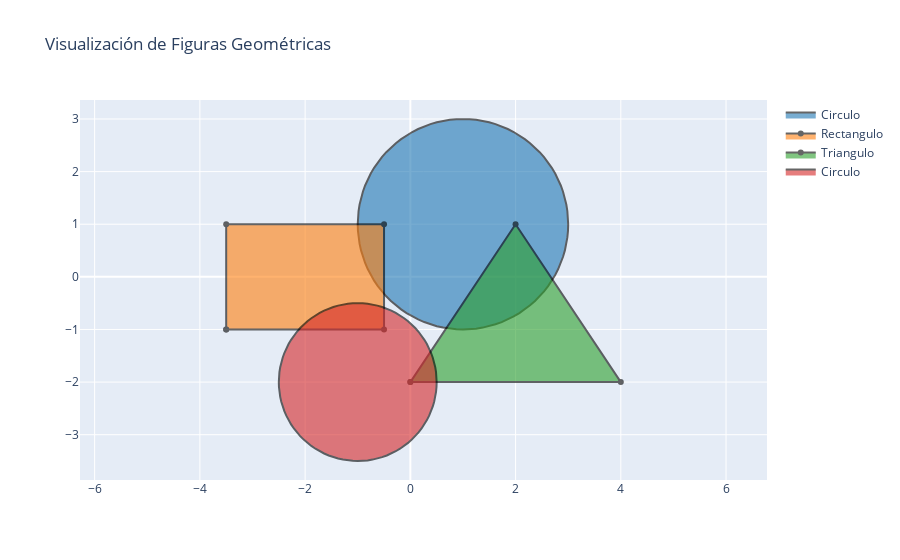

The cell this chart's notebook holds for it:
### Code cell
from dataclasses import dataclass
from math import pi, cos, sin, sqrt
import plotly.graph_objects as go
from typing import List, Tuple

@dataclass
class Circulo:
    radio: float
    color: str = "blue"
    centro: Tuple[float, float] = (0, 0)

@dataclass
class Rectangulo:
    ancho: float
    alto: float
    color: str = "red"
    centro: Tuple[float, float] = (0, 0)

@dataclass
class Triangulo:
    base: float
    altura: float
    color: str = "green"
    centro: Tuple[float, float] = (0, 0)

def generar_puntos(figura):
    match figura:
        case Circulo(radio=r, color=c, centro=(cx, cy)):
            theta = [i * 2 * pi / 100 for i in range(101)]
            x = [cx + r * cos(t) for t in theta]
            y = [cy + r * sin(t) for t in theta]
            return x, y, c
            
        case Rectangulo(ancho=a, alto=h, color=c, centro=(cx, cy)):
            x = [cx - a/2, cx + a/2, cx + a/2, cx - a/2, cx - a/2]
            y = [cy - h/2, cy - h/2, cy + h/2, cy + h/2, cy - h/2]
            return x, y, c
            
        case Triangulo(base=b, altura=alt, color=c, centro=(cx, cy)):
            x = [cx - b/2, cx, cx + b/2, cx - b/2]
            y = [cy - alt/3, cy + 2*alt/3, cy - alt/3, cy - alt/3]
            return x, y, c
            
        case _:
            raise ValueError("Figura no reconocida")

def visualizar_figuras(figuras: List):
    fig = go.Figure()
    
    for figura in figuras:
        match figura:
            case Circulo() | Rectangulo() | Triangulo():
                x, y, color = generar_puntos(figura)
                fig.add_trace(go.Scatter(
                    x=x, y=y,
                    fill="toself",
                    fillcolor=color,
                    line=dict(color="black"),
                    name=type(figura).__name__,
                    opacity=0.6
                ))
            case _:
                print(f"Figura {figura} no soportada para visualización")
    
 
    fig.update_layout(
        title="Visualización de Figuras Geométricas",
        xaxis=dict(scaleanchor="y", scaleratio=1),
        yaxis=dict(scaleanchor="x", scaleratio=1),
        showlegend=True
    )
    
    fig.show()


figuras = [
    Circulo(2, "#1f77b4", (1, 1)),         # azul
    Rectangulo(3, 2, "#ff7f0e", (-2, 0)),  # naranja
    Triangulo(4, 3, "#2ca02c", (2, -1)),   # verde
    Circulo(1.5, "#d62728", (-1, -2))      # rojo
]

visualizar_figuras(figuras)

### Figure 1 — Plotly figure (JSON) as saved in the notebook; plotly's stock layout.template omitted (floating-point values rounded to 4 significant figures)
{"data": [{"fill": "toself", "fillcolor": "#1f77b4", "line": {"color": "black"}, "name": "Circulo", "opacity": 0.6, "type": "scatter", "x": [3, 2.996, 2.984, 2.965, 2.937, 2.902, 2.86, 2.81, 2.753, 2.689, 2.618, 2.541, 2.458, 2.369, 2.275, 2.176, 2.072, 1.964, 1.852, 1.736, 1.618, 1.497, 1.375, 1.251, 1.126, 1.0, 0.8744, 0.7493, 0.6252, 0.5026, 0.382, 0.2638, 0.1484, 0.03649, -0.07165, -0.1756, -0.2748, -0.3691, -0.4579, -0.541, -0.618, -0.6887, -0.7526, -0.8097, -0.8596, -0.9021, -0.9372, -0.9646, -0.9842, -0.9961, -1, -0.9961, -0.9842, -0.9646, -0.9372, -0.9021, -0.8596, -0.8097, -0.7526, -0.6887, -0.618, -0.541, -0.4579, -0.3691, -0.2748, -0.1756, -0.07165, 0.03649, 0.1484, 0.2638, 0.382, 0.5026, 0.6252, 0.7493, 0.8744, 1.0, 1.126, 1.251, 1.375, 1.497, 1.618, 1.736, 1.852, 1.964, 2.072, 2.176, 2.275, 2.369, 2.458, 2.541, 2.618, 2.689, 2.753, 2.81, 2.86, 2.902, 2.937, 2.965, 2.984, 2.996, 3], "y": [1, 1.126, 1.251, 1.375, 1.497, 1.618, 1.736, 1.852, 1.964, 2.072, 2.176, 2.275, 2.369, 2.458, 2.541, 2.618, 2.689, 2.753, 2.81, 2.86, 2.902, 2.937, 2.965, 2.984, 2.996, 3, 2.996, 2.984, 2.965, 2.937, 2.902, 2.86, 2.81, 2.753, 2.689, 2.618, 2.541, 2.458, 2.369, 2.275, 2.176, 2.072, 1.964, 1.852, 1.736, 1.618, 1.497, 1.375, 1.251, 1.126, 1.0, 0.8744, 0.7493, 0.6252, 0.5026, 0.382, 0.2638, 0.1484, 0.03649, -0.07165, -0.1756, -0.2748, -0.3691, -0.4579, -0.541, -0.618, -0.6887, -0.7526, -0.8097, -0.8596, -0.9021, -0.9372, -0.9646, -0.9842, -0.9961, -1, -0.9961, -0.9842, -0.9646, -0.9372, -0.9021, -0.8596, -0.8097, -0.7526, -0.6887, -0.618, -0.541, -0.4579, -0.3691, -0.2748, -0.1756, -0.07165, 0.03649, 0.1484, 0.2638, 0.382, 0.5026, 0.6252, 0.7493, 0.8744, 1.0]}, {"fill": "toself", "fillcolor": "#ff7f0e", "line": {"color": "black"}, "name": "Rectangulo", "opacity": 0.6, "type": "scatter", "x": [-3.5, -0.5, -0.5, -3.5, -3.5], "y": [-1, -1, 1, 1, -1]}, {"fill": "toself", "fillcolor": "#2ca02c", "line": {"color": "black"}, "name": "Triangulo", "opacity": 0.6, "type": "scatter", "x": [0, 2, 4, 0], "y": [-2, 1, -2, -2]}, {"fill": "toself", "fillcolor": "#d62728", "line": {"color": "black"}, "name": "Circulo", "opacity": 0.6, "type": "scatter", "x": [0.5, 0.497, 0.4882, 0.4734, 0.4529, 0.4266, 0.3947, 0.3572, 0.3145, 0.2665, 0.2135, 0.1558, 0.09345, 0.02682, -0.04386, -0.1183, -0.1963, -0.2774, -0.3613, -0.4478, -0.5365, -0.627, -0.7189, -0.812, -0.9058, -1.0, -1.094, -1.188, -1.281, -1.373, -1.464, -1.552, -1.639, -1.723, -1.804, -1.882, -1.956, -2.027, -2.093, -2.156, -2.214, -2.266, -2.314, -2.357, -2.395, -2.427, -2.453, -2.473, -2.488, -2.497, -2.5, -2.497, -2.488, -2.473, -2.453, -2.427, -2.395, -2.357, -2.314, -2.266, -2.214, -2.156, -2.093, -2.027, -1.956, -1.882, -1.804, -1.723, -1.639, -1.552, -1.464, -1.373, -1.281, -1.188, -1.094, -1.0, -0.9058, -0.812, -0.7189, -0.627, -0.5365, -0.4478, -0.3613, -0.2774, -0.1963, -0.1183, -0.04386, 0.02682, 0.09345, 0.1558, 0.2135, 0.2665, 0.3145, 0.3572, 0.3947, 0.4266, 0.4529, 0.4734, 0.4882, 0.497, 0.5], "y": [-2, -1.906, -1.812, -1.719, -1.627, -1.536, -1.448, -1.361, -1.277, -1.196, -1.118, -1.044, -0.9732, -0.9065, -0.8442, -0.7865, -0.7335, -0.6855, -0.6428, -0.6053, -0.5734, -0.5471, -0.5266, -0.5118, -0.503, -0.5, -0.503, -0.5118, -0.5266, -0.5471, -0.5734, -0.6053, -0.6428, -0.6855, -0.7335, -0.7865, -0.8442, -0.9065, -0.9732, -1.044, -1.118, -1.196, -1.277, -1.361, -1.448, -1.536, -1.627, -1.719, -1.812, -1.906, -2.0, -2.094, -2.188, -2.281, -2.373, -2.464, -2.552, -2.639, -2.723, -2.804, -2.882, -2.956, -3.027, -3.093, -3.156, -3.214, -3.266, -3.314, -3.357, -3.395, -3.427, -3.453, -3.473, -3.488, -3.497, -3.5, -3.497, -3.488, -3.473, -3.453, -3.427, -3.395, -3.357, -3.314, -3.266, -3.214, -3.156, -3.093, -3.027, -2.956, -2.882, -2.804, -2.723, -2.639, -2.552, -2.464, -2.373, -2.281, -2.188, -2.094, -2.0]}], "layout": {"showlegend": true, "title": {"text": "Visualización de Figuras Geométricas"}, "xaxis": {"scaleanchor": "y", "scaleratio": 1}, "yaxis": {"scaleanchor": "x", "scaleratio": 1}}}
